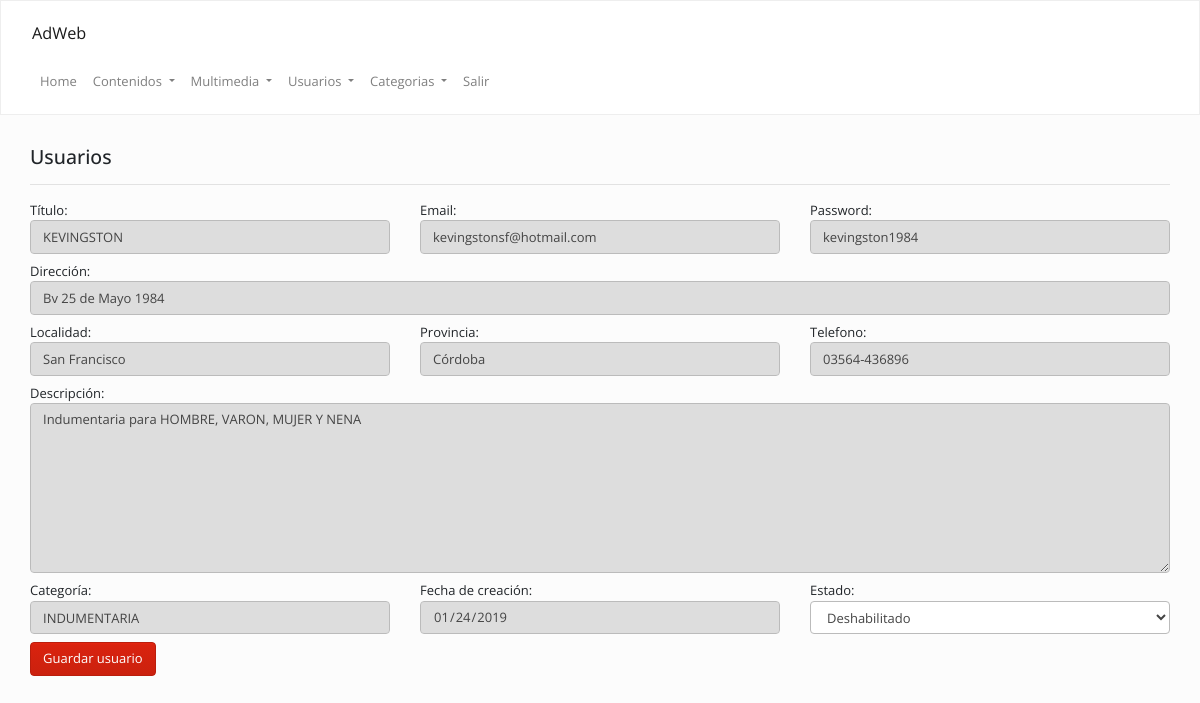
Screenshot of /admin/index.php?op=usuarios&accion=modificar&cod=d8adc67a65 (signed in) with the database file from the repository.
### tables this page shows
CREATE TABLE `usuarios` (
  `id` int(11) NOT NULL,
  `cod` varchar(255) DEFAULT NULL,
  `nombre` text,
  `apellido` text,
  `doc` text,
  `email` text,
  `password` text,
  `postal` text,
  `localidad` text,
  `provincia` text,
  `pais` text,
  `telefono` text,
  `celular` text,
  `invitado` int(11) NOT NULL DEFAULT '0',
  `descuento` float DEFAULT NULL,
  `fecha` date DEFAULT NULL,
  `titulo` varchar(255) DEFAULT NULL,
  `direccion` varchar(255) DEFAULT NULL,
  `descripcion` varchar(255) DEFAULT NULL,
  `categoria` varchar(255) DEFAULT NULL,
  `subcategoria` varchar(255) DEFAULT NULL,
  `facebook` varchar(255) DEFAULT NULL,
  `twitter` varchar(255) DEFAULT NULL,
  `instagram` varchar(255) DEFAULT NULL,
  `estado` int(20) NOT NULL DEFAULT '0'
);

CREATE TABLE `categorias` (
  `id` int(11) NOT NULL,
  `cod` varchar(255) NOT NULL,
  `titulo` varchar(255) NOT NULL,
  `area` varchar(255) NOT NULL
);

### Config/Autoload.php (called while the page is built, shortened)
<?php
class autoload
{
    public static function runAdmin()
    {
        spl_autoload_register(
            function ($clase)
            {
                $ruta = str_replace("\\", "/", $clase) . ".php";
            }
        );
    }
}

### Clases/Conexion.php (called while the page is built, shortened)
<?php namespace Clases;
class Conexion
{
    private $datos = array("host"=> "localhost","user"=> "root","pass"=> "","db"  => "ces");
    private $con;
    public function __construct()
    {
        $this->con = mysqli_connect($this->datos["host"], $this->datos["user"], $this->datos["pass"], $this->datos["db"]);
        mysqli_set_charset($this->con,'utf8');
    }
    public function sqlReturn($query)
    {
        $dato = $this->con->query($query);
        return $dato;
    }
}

### Clases/Usuarios.php (called while the page is built, shortened)
<?php
class Usuarios
{
    public $cod;
    private $con;
    public function __construct()
    {
        $this->con = new Conexion();
    }
    public function view()
    {
        $sql = "SELECT * FROM `usuarios`WHERE cod = '{$this->cod}' ORDER BY id DESC";
        $usuario = $this->con->sqlReturn($sql);
        $row = mysqli_fetch_assoc($usuario);
        return $row;
    }
}

### Clases/Categorias.php (called while the page is built, shortened)
<?php
class Categorias
{
    public $cod;
    private $con;
    public function __construct()
    {
        $this->con = new Conexion();
    }
    public function view()
    {
        $sql   = "SELECT * FROM `categorias` WHERE cod = '{$this->cod}' ORDER BY titulo asc";
        $notas = $this->con->sqlReturn($sql);
        $row   = mysqli_fetch_assoc($notas);
        return $row;
    }
}

### admin/inc/usuarios/modificar.php (the view, shortened to what this page needs)
<?php
$usuarios = new Clases\Usuarios();
$categorias = new Clases\Categorias();
$cod = $funciones->antihack_mysqli(isset($_GET["cod"]) ? $_GET["cod"] : '');
$usuarios->set("cod", $cod);
$usuario = $usuarios->view();
$categorias->set("cod", $usuario['categoria']);
$categorias_data = $categorias->view();
?>
<div class="col-md-12 ">
    <h4>Usuarios</h4>
    <hr/>
    <form method="post" class="row">
        <label class="col-md-4">
            Título:<br/>
            <input type="text" name="nombre" value="<?= $usuario['titulo']; ?>" readonly/>
        </label>
        <label class="col-md-4">
            Email:<br/>
            <input type="text" name="email" value="<?= $usuario['email']; ?>" readonly/>
        </label>
        <label class="col-md-4">
            Password:<br/>
            <input type="text" name="password"  value="<?= $usuario['password']; ?>"  readonly/>
        </label>
        <label class="col-md-12">
            Dirección:<br/>
            <input type="text" name="direccion" value="<?= $usuario['direccion']; ?>" readonly/>
        </label>
        <label class="col-md-4">
            Localidad:<br/>
            <input type="text" name="localidad" value="<?= $usuario['localidad']; ?>" readonly/>
        </label>
        <label class="col-md-4">
            Provincia:<br/>
            <input type="text" name="provincia" value="<?= $usuario['provincia']; ?>" readonly/>
        </label>
        <label class="col-md-4">
            Telefono:<br/>
            <input type="text" name="telefono" value="<?= $usuario['telefono']; ?>" readonly/>
        </label>
        <label class="col-md-12">
            Descripción:<br/>
            <textarea class="col-md-12" cols="6" rows="8" readonly><?= $usuario['descripcion']; ?></textarea>
        </label>
        <label class="col-md-4">
            Categoría:<br/>
            <input type="text" name="categoria" value="<?= ucfirst($categorias_data['titulo']); ?>" readonly/>
        </label>
        <label class="col-md-4">
            Fecha de creación:<br/>
            <input type="date" name="fecha" value="<?= ($usuario['fecha']); ?>" readonly/>
        </label>
        <label class="col-md-4">
            Estado:<br/>
            <select class="select-general form-control" data-validation="required"
                    name="estado">
                <option value="<?= $usuario['estado'] ?>"
                        selected><?php if ($usuario['estado'] == 1) {
                        echo "Habilitado";
                    } else {
                        echo "Deshabilitado";
                    } ?></option>
            </select>
        </label>
        <br/>
        <div class="col-md-12">
            <input type="submit" class="btn btn-primary" name="agregar" value="Guardar usuario"/>
        </div>
    </form>
</div>

### rows the page displays
usuarios: nombre "KEVINGSTON", email "kevingstonsf@hotmail.com", password "kevingston1984", direccion "Bv 25 de Mayo 1984", localidad "San Francisco", provincia "Córdoba", telefono "03564-436896", descripcion "Indumentaria para HOMBRE, VARON, MUJER Y NENA", fecha "01/24/2019", estado "Deshabilitado"
categorias: categoria "INDUMENTARIA"
